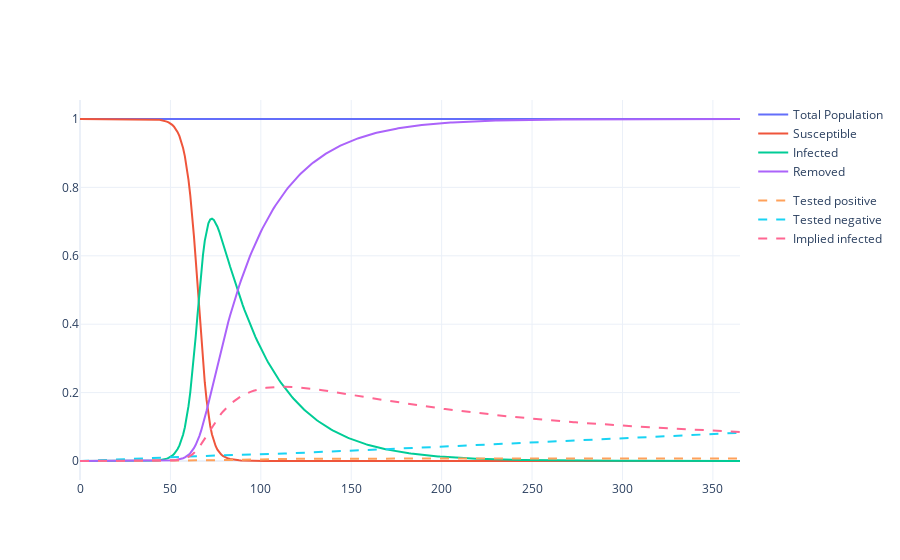

Here is the notebook cell this chart was saved with:
### Code cell
tot_pop = 82000000
inf_pop = 1
init_values = [1 - inf_pop / tot_pop, inf_pop/tot_pop, 0, 0, 0, 0]

r_contact = 1.75
r_prob_inf = 0.2
r_removed = 1/31
# r_tests=0.1
r_tests = (141815/7)/82000000

# r_contact =  1.75
# r_prob_inf = 0.01
# r_removed = 0
# r_tests = 0.001

change_rates = [r_contact, r_prob_inf,r_removed, r_tests]

t_max =365
dt = 1
periods = np.linspace(0, t_max, int(t_max / dt) + 1)

testing_errors_model_results = testing_errors_model(init_values, change_rates, periods)

fig = go.Figure()
for col in testing_errors_model_results.reset_index().columns:
    if (col in ["Tested positive", "Tested negative", "Implied infected"]):
        fig.add_trace(
            go.Scatter(
                x=testing_errors_model_results.reset_index()["index"],
                y=testing_errors_model_results[col],
                mode="lines",
                name=col,
                legendgroup="secondary testing",
                line=dict(dash="dash")
#                 line_shape="spline",
            )
        )
    elif (col != "index"):
        fig.add_trace(
            go.Scatter(
                x=testing_errors_model_results.reset_index()["index"],
                y=testing_errors_model_results[col],
                mode="lines",
                name=col,
                legendgroup="primary ode",
#                 line=dict(dash="dash")
#                 line_shape="spline",
            )
        )
        
fig.show()
# testing_errors_model_results

### Figure 1 — Plotly figure (JSON) as saved in the notebook; plotly's stock layout.template omitted (floating-point values rounded to 4 significant figures; data arrays with more than 128 entries replaced by an {"elided": "..."} marker saying what was removed)
{"data": [{"legendgroup": "primary ode", "mode": "lines", "name": "Total Population", "type": "scatter", "x": {"elided": "366 int values"}, "y": {"elided": "366 float values"}}, {"legendgroup": "primary ode", "mode": "lines", "name": "Susceptible", "type": "scatter", "x": {"elided": "366 int values"}, "y": {"elided": "366 float values"}}, {"legendgroup": "primary ode", "mode": "lines", "name": "Infected", "type": "scatter", "x": {"elided": "366 int values"}, "y": {"elided": "366 float values"}}, {"legendgroup": "primary ode", "mode": "lines", "name": "Removed", "type": "scatter", "x": {"elided": "366 int values"}, "y": {"elided": "366 float values"}}, {"legendgroup": "secondary testing", "line": {"dash": "dash"}, "mode": "lines", "name": "Tested positive", "type": "scatter", "x": {"elided": "366 int values"}, "y": {"elided": "366 float values"}}, {"legendgroup": "secondary testing", "line": {"dash": "dash"}, "mode": "lines", "name": "Tested negative", "type": "scatter", "x": {"elided": "366 int values"}, "y": {"elided": "366 float values"}}, {"legendgroup": "secondary testing", "line": {"dash": "dash"}, "mode": "lines", "name": "Implied infected", "type": "scatter", "x": {"elided": "366 int values"}, "y": {"elided": "366 float values"}}], "layout": {}}
